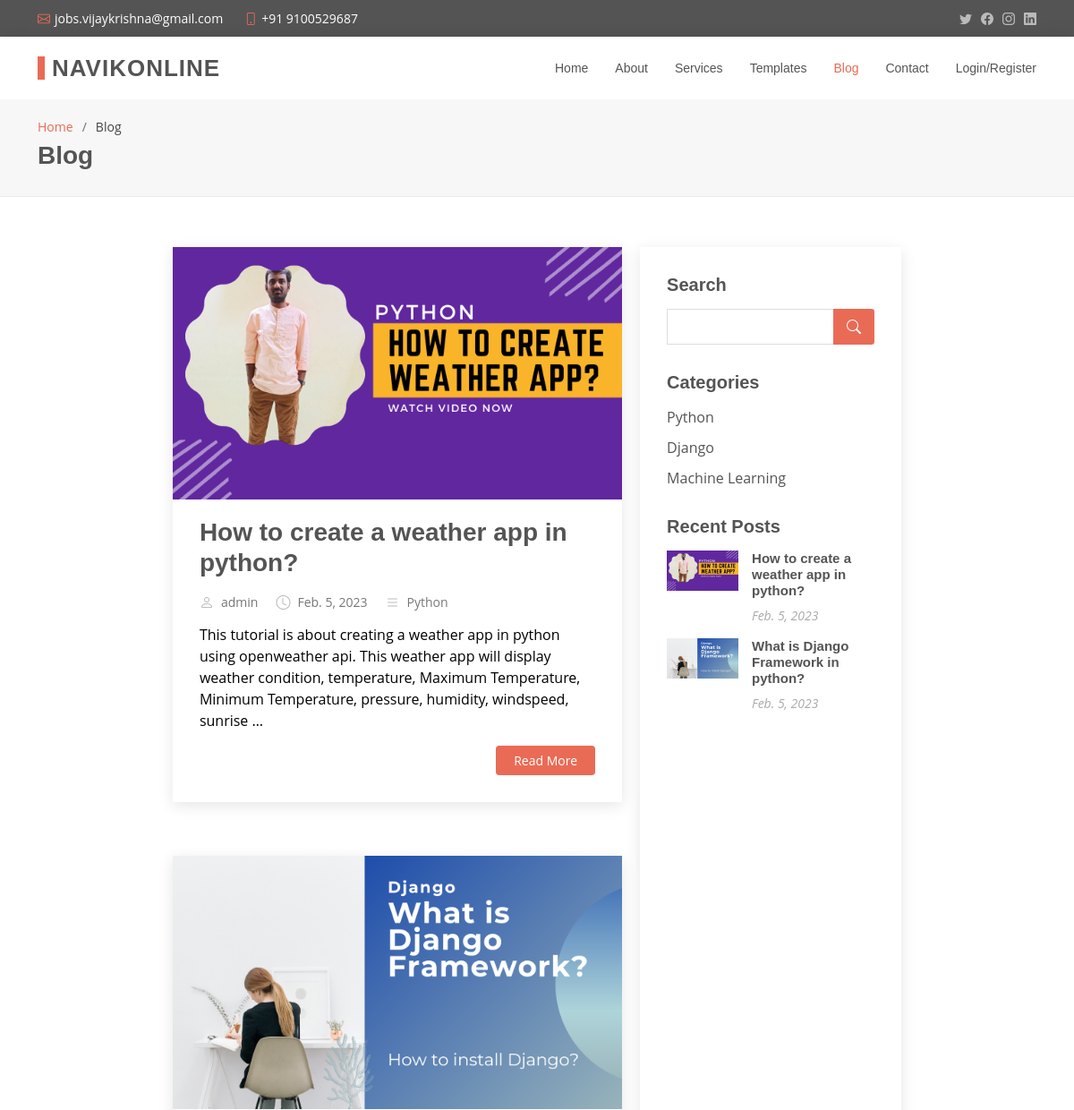
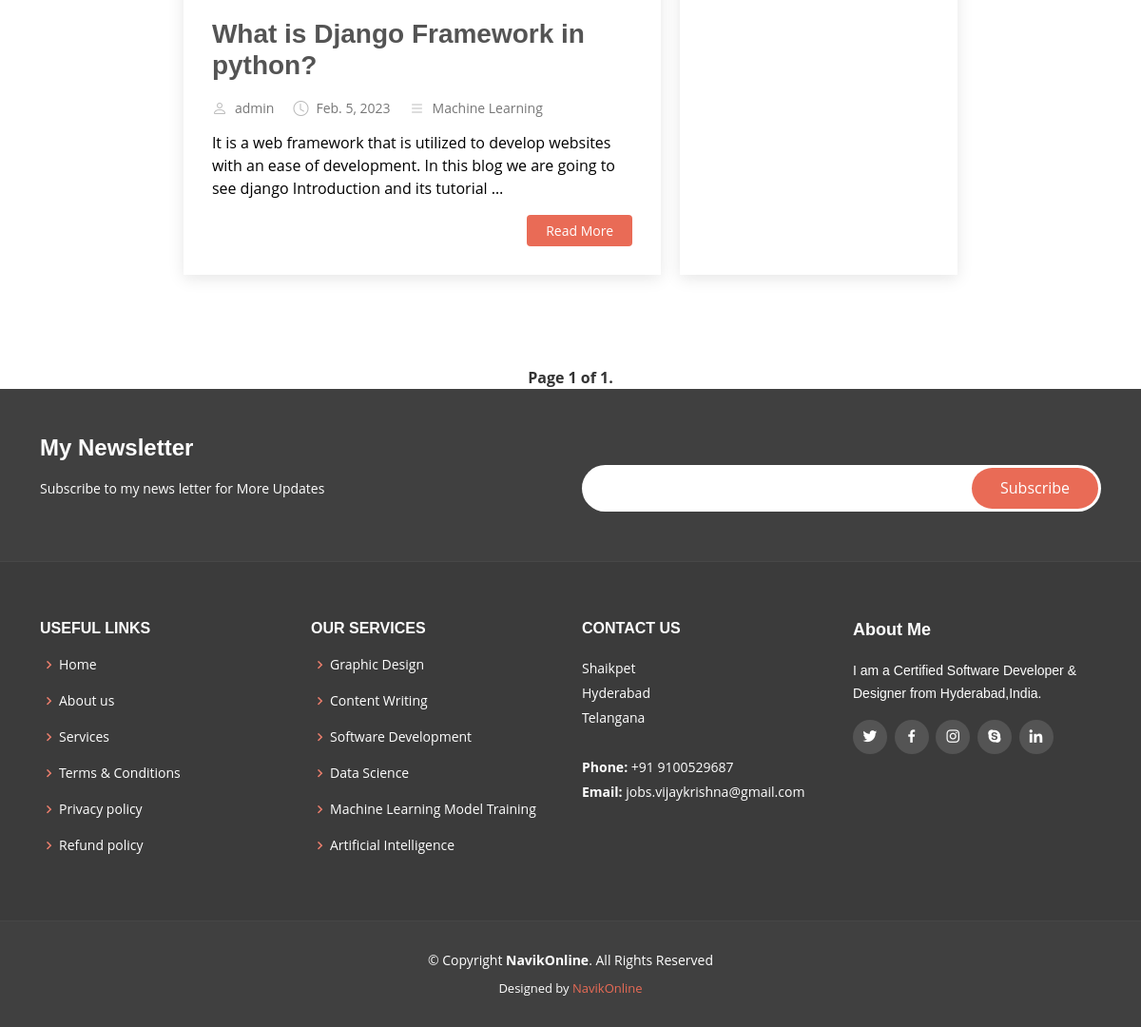
Before: /blog/ with the older database file (2 pictures, top to bottom).
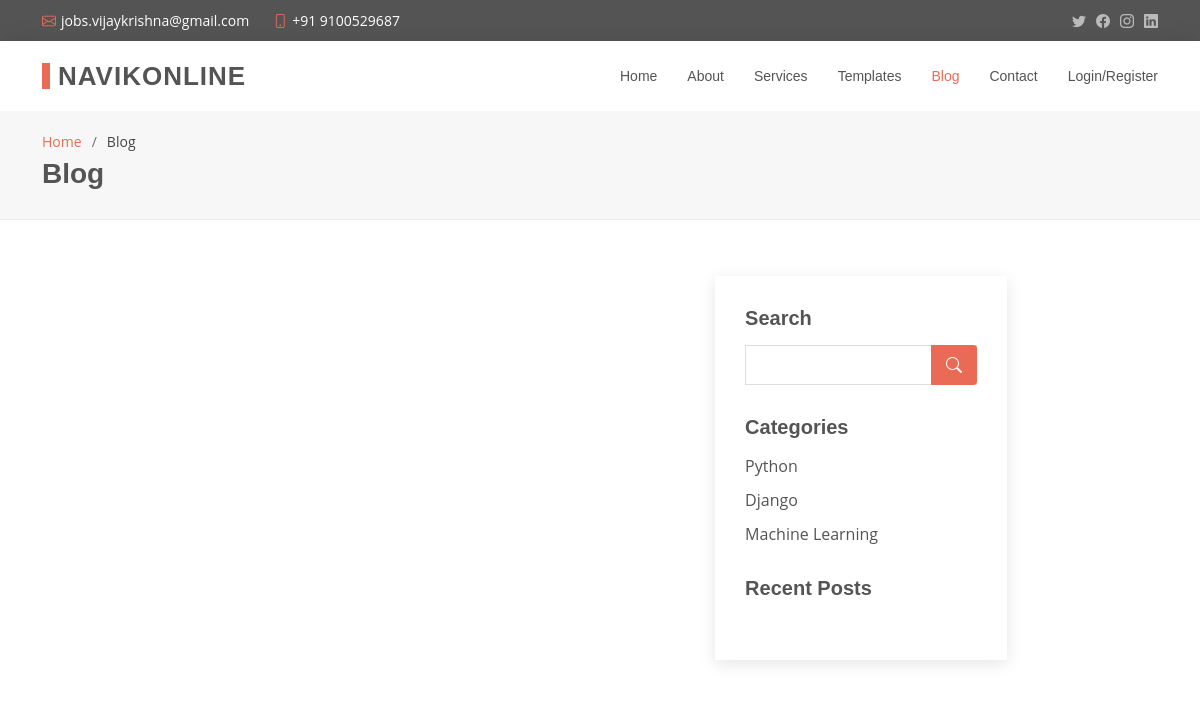
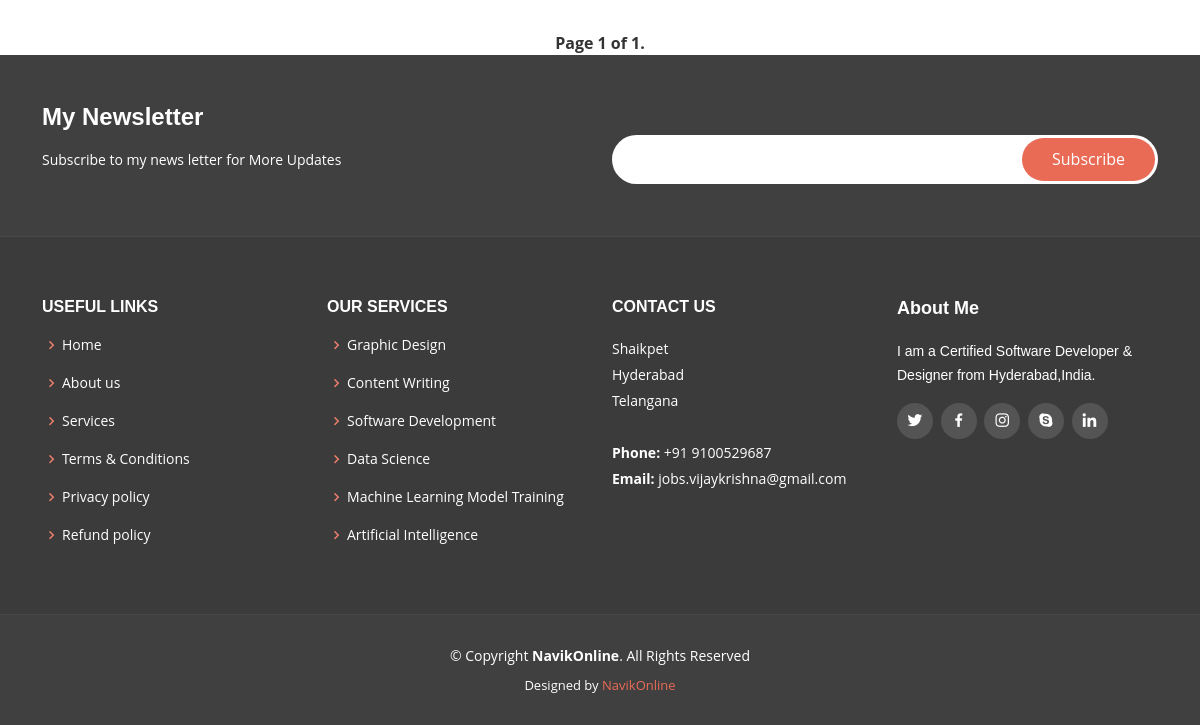
After: the same page with the newer database file (2 pictures, top to bottom).
### myapp/models.py (models this page shows, shortened)
class Post(models.Model):
    category = models.ForeignKey(Category, on_delete=models.CASCADE, related_name = 'categories')
    user = models.ForeignKey(User, on_delete=models.CASCADE, related_name='users')
    title = models.CharField(max_length =255)
    thumbnail = models.ImageField(upload_to = 'post/thumbnail')
    description = RichTextField(blank=True, null = True)
    tags = models.CharField(max_length=255)
    posted_at = models.DateField(default = datetime.now)
    is_published = models.BooleanField(default = False)
    class Meta:
        verbose_name = ("Post")
        verbose_name_plural = ('Posts')

class Category(models.Model):
    name = models.CharField(max_length=255)
    created = models.DateTimeField(default = datetime.now)
    def __str__(self):
        return self.name
    class meta:
        verbose_name = 'Category'
        verbose_name_plural = 'Categories'

### myapp/views.py (the view)
# urls.py: path('blog/', views.blog, name = 'blog'),
def blog(request):
    category_name = request.GET.get('category')
    if category_name:
        posts = Post.objects.filter(is_published=True, category__name=category_name)
        paginator = Paginator(posts, 2)
        page = request.GET.get('page')
        posts = paginator.get_page(page)
    else:
        posts = Post.objects.filter(is_published=True)
        paginator = Paginator(posts, 2)
        page = request.GET.get('page')
        posts = paginator.get_page(page)
    Categories = Category.objects.all()
    context = {
        'posts':posts,
        'Categories': Categories
    }
    return render(request, 'blog.html', context)

### templates/blog.html (shortened to what this page needs)
{% load static %}
<!DOCTYPE html>
<html lang="en">
<head>
  <link href="{% static 'assets/vendor/animate.css/animate.min.css' %}" rel="stylesheet">
  <link href="{% static 'assets/vendor/bootstrap/css/bootstrap.min.css' %}" rel="stylesheet">
  <link href="{% static 'assets/vendor/bootstrap-icons/bootstrap-icons.css' %}" rel="stylesheet">
  <link href="{% static 'assets/vendor/boxicons/css/boxicons.min.css' %}" rel="stylesheet">
  <link href="{% static 'assets/vendor/glightbox/css/glightbox.min.css' %}" rel="stylesheet">
  <link href="{% static 'assets/vendor/swiper/swiper-bundle.min.css' %}" rel="stylesheet">
  <link href="{% static 'assets/css/style.css' %}" rel="stylesheet">
  <link href="{% static 'assets/css/style_blog.css' %}" rel="stylesheet">
</head>
<body>
  <section id="topbar" class="d-flex align-items-center">
    <div class="container d-flex justify-content-center justify-content-md-between">
      <div class="contact-info d-flex align-items-center">
        <i class="bi bi-envelope d-flex align-items-center"><a href="mailto:jobs.vijaykrishna@gmail.com">jobs.vijaykrishna@gmail.com</a></i>
        <i class="bi bi-phone d-flex align-items-center ms-4"><span>+91 9100529687</span></i>
      </div>
      <div class="social-links d-none d-md-flex align-items-center">
        <a href="#" class="twitter"><i class="bi bi-twitter"></i></a>
        <a href="#" class="facebook"><i class="bi bi-facebook"></i></a>
        <a href="#" class="instagram"><i class="bi bi-instagram"></i></a>
        <a href="#" class="linkedin"><i class="bi bi-linkedin"></i></i></a>
      </div>
    </div>
  </section>
  <header id="header" class="d-flex align-items-center">
    <div class="container d-flex justify-content-between align-items-center">
      <div class="logo">
        <h1><a href="/">NavikOnline</a></h1>
      </div>
      <nav id="navbar" class="navbar">
          {% if user.is_authenticated %}
          <ul>
            <li><a href="/">Home</a></li>
            <li><a class="active" href="{% url 'blog' %}">Blog</a></li>
            <li><a href="{% url 'Templates' %}">Templates</a></li>
            <li><a href="{% url 'logout' %}">Logout</a></li>
          </ul>
          {% else %}
          <ul>
            <li><a href="/">Home</a></li>
            <li><a href="{% url 'about' %}" >About</a></li>
            <li><a href="{% url 'services' %}">Services</a></li>
            <li><a href="{% url 'Templates' %}">Templates</a></li>
            <li><a class="active" href="{% url 'blog' %}">Blog</a></li>
            <li><a href="{% url 'contact' %}">Contact</a></li>
            <li><a href="{% url 'register' %}">Login/Register</a></li>
          </ul>
          {% endif %}
        </nav>
    </div>
  </header>
  <main id="main">
    <section id="breadcrumbs" class="breadcrumbs">
      <div class="container">
        <ol>
          <li><a href="/">Home</a></li>
          <li>Blog</li>
        </ol>
        <h2>Blog</h2>
      </div>
    </section>
    <section id="blog" class="blog" style='display: flex;padding:1rem;width: 100vw;justify-content: center;'>
          <div class="article__div" style="width:43%;">
            {% for post in posts %}
            <article class="entry">
              <div class="entry-img">
                <img src="{{post.thumbnail.url}}" alt="" class="img-fluid">
              </div>
              <h2 class="entry-title">
                <a href="{% url 'blog_single' post.title %}">{{post.title}}</a>
              </h2>
              <div class="entry-meta">
                <ul>
                  <li class="d-flex align-items-center"><i class="bi bi-person"></i> <a href="{% url 'blog_single' post.title %}">{{post.user}}</a></li>
                  <li class="d-flex align-items-center"><i class="bi bi-clock"></i> <a href="{% url 'blog_single' post.title %}"><time >{{post.posted_at}}</time></a></li>
                  <li class="d-flex align-items-center"><i class="bi bi-list"></i> <a href="{% url 'blog_single' post.title %}">{{post.category}}</a></li>
                </ul>
              </div>
              <div class="entry-content">
                <p>
                  {{post.description|safe|truncatewords:"30"|linebreaks}}
                </p>
                <div class="read-more">
                  <a href="{% url 'blog_single' post.title %}">Read More</a>
                </div>
              </div>
            </article>
          {% endfor %}
        </div>
          <div class="sidebar" id="sidebar__div" style="width:25%;">
            <h3 class="sidebar-title">Search</h3>
            <div class="sidebar-item search-form">
              <form action="/search/" method="GET">{% csrf_token %}
                <input type="text" name="q">
                <button type="submit"><i class="bi bi-search"></i></button>
              </form>
            </div>
            <h3 class="sidebar-title">Categories</h3>
            <div class="sidebar-item categories">
              <ul>
                {% for category in Categories %}
                  <li><a href="/blog/?category={{ category.name }}">{{ category.name }} </a></li>
                {% endfor %}
              </ul>
            </div>
            <h3 class="sidebar-title">Recent Posts</h3>
            <div class="sidebar-item recent-posts">
              {% for post in posts %}
              <div class="post-item clearfix">
                <img src="{{post.thumbnail.url}}" alt="">
                <h4><a href="{% url 'blog_single' post.title %}">{{post.title}}</a></h4>
                <time datetime="{{post.posted_at}}">{{post.posted_at}}</time>
              </div>
              {% endfor %}
            </div>
          </div>
    </section>
    <div class="pagination" >
      <span class="step-links" >
          <span class="current">
              Page {{ posts.number }} of {{ posts.paginator.num_pages }}.
          </span>
      </span>
  </div>
  </main>
  <footer id="footer">
    <div class="footer-newsletter">
      <div class="container">
        <div class="row">
          <div class="col-lg-6">
            <h4>My Newsletter</h4>
            <p>Subscribe to my news letter for More Updates</p>
          </div>
          <div class="col-lg-6">
            <form action="" method="post">
              <input type="email" name="email"><input type="submit" value="Subscribe">
            </form>
          </div>
        </div>
      </div>
    </div>
    <div class="footer-top">
      <div class="container">
        <div class="row">
          <div class="col-lg-3 col-md-6 footer-links">
            <h4>Useful Links</h4>
            <ul>
              <li><i class="bx bx-chevron-right"></i> <a href="{% url 'home' %}">Home</a></li>
              <li><i class="bx bx-chevron-right"></i> <a href="{% url 'about' %}">About us</a></li>
              <li><i class="bx bx-chevron-right"></i> <a href="{% url 'services' %}">Services</a></li>
              <li><i class="bx bx-chevron-right"></i> <a href="{% url 'termsandconditions' %}">Terms & Conditions</a></li>
              <li><i class="bx bx-chevron-right"></i> <a href="{% url 'privacypolicy' %}">Privacy policy</a></li>
              <li><i class="bx bx-chevron-right"></i> <a href="{% url 'refundpolicy' %}">Refund policy</a></li>
            </ul>
          </div>
          <div class="col-lg-3 col-md-6 footer-links">
            <h4>Our Services</h4>
            <ul>
              <li><i class="bx bx-chevron-right"></i> <a href="#">Graphic Design</a></li>
              <li><i class="bx bx-chevron-right"></i> <a href="#">Content Writing</a></li>
              <li><i class="bx bx-chevron-right"></i> <a href="#">Software Development</a></li>
              <li><i class="bx bx-chevron-right"></i> <a href="#">Data Science</a></li>
              <li><i class="bx bx-chevron-right"></i> <a href="#">Machine Learning Model Training</a></li>
              <li><i class="bx bx-chevron-right"></i> <a href="#">Artificial Intelligence</a></li>
            </ul>
          </div>
          <div class="col-lg-3 col-md-6 footer-contact">
            <h4>Contact Us</h4>
            <p>
              Shaikpet <br>
              Hyderabad<br>
              Telangana <br><br>
              <strong>Phone:</strong> +91 9100529687<br>
              <strong>Email:</strong> jobs.vijaykrishna@gmail.com<br>
            </p>
          </div>
          <div class="col-lg-3 col-md-6 footer-info">
            <h3>About Me</h3>
            <p>I am a Certified Software Developer & Designer from Hyderabad,India.</p>
            <div class="social-links mt-3">
              <a href="#" class="twitter"><i class="bx bxl-twitter"></i></a>
              <a href="#" class="facebook"><i class="bx bxl-facebook"></i></a>
              <a href="#" class="instagram"><i class="bx bxl-instagram"></i></a>
              <a href="#" class="google-plus"><i class="bx bxl-skype"></i></a>
              <a href="#" class="linkedin"><i class="bx bxl-linkedin"></i></a>
            </div>
          </div>
        </div>
      </div>
    </div>
    <div class="container">
      <div class="copyright">
        &copy; Copyright <strong><span>NavikOnline</span></strong>. All Rights Reserved
      </div>
      <div class="credits">
        Designed by <a href="#">NavikOnline</a>
      </div>
    </div>
  </footer>
</body>
</html>

Changed rows visible on the page:
removed Post: thumbnail (picture), title "How to create a weather app in python?", user "admin", posted_at "Feb. 5, 2023", category "Python", description "This tutorial is about creating a weather app in python using openweather api. This weather app will display weather condition, temperature, Maximum Temperature, Minimum Temperature, pressure, humidity, windspeed, sunrise …"
removed Post: thumbnail (picture), title "What is Django Framework in python?", user "admin", posted_at "Feb. 5, 2023", category "Machine Learning", description "It is a web framework that is utilized to develop websites with an ease of development. In this blog we are going to see django Introduction and its tutorial …"
